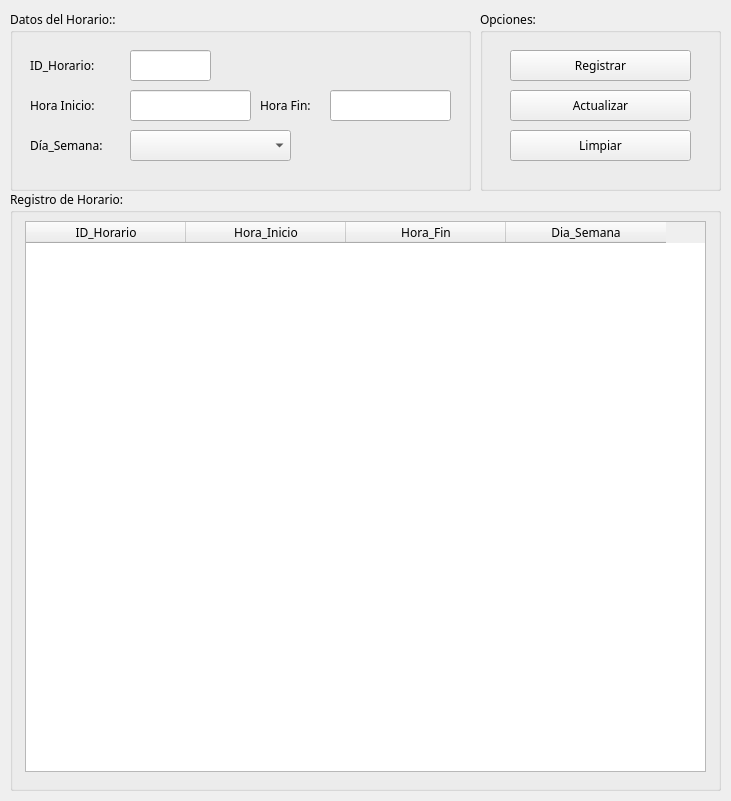
<?xml version="1.0" encoding="UTF-8"?>
<ui version="4.0">
 <class>MainWindow</class>
 <widget class="QMainWindow" name="MainWindow">
  <property name="geometry">
   <rect>
    <x>0</x>
    <y>0</y>
    <width>731</width>
    <height>801</height>
   </rect>
  </property>
  <property name="minimumSize">
   <size>
    <width>731</width>
    <height>801</height>
   </size>
  </property>
  <property name="maximumSize">
   <size>
    <width>731</width>
    <height>801</height>
   </size>
  </property>
  <property name="windowTitle">
   <string>Horario</string>
  </property>
  <widget class="QWidget" name="centralwidget">
   <widget class="QGroupBox" name="groupBox">
    <property name="geometry">
     <rect>
      <x>10</x>
      <y>10</y>
      <width>461</width>
      <height>181</height>
     </rect>
    </property>
    <property name="font">
     <font>
      <family>Bahnschrift SemiBold</family>
      <pointsize>9</pointsize>
     </font>
    </property>
    <property name="title">
     <string>Datos del Horario::</string>
    </property>
    <widget class="QLabel" name="label">
     <property name="geometry">
      <rect>
       <x>20</x>
       <y>40</y>
       <width>81</width>
       <height>31</height>
      </rect>
     </property>
     <property name="text">
      <string>ID_Horario:</string>
     </property>
    </widget>
    <widget class="QLineEdit" name="txtIdhorario">
     <property name="geometry">
      <rect>
       <x>120</x>
       <y>40</y>
       <width>81</width>
       <height>31</height>
      </rect>
     </property>
     <property name="font">
      <font>
       <family>Bahnschrift</family>
      </font>
     </property>
    </widget>
    <widget class="QLabel" name="label_2">
     <property name="geometry">
      <rect>
       <x>20</x>
       <y>80</y>
       <width>81</width>
       <height>31</height>
      </rect>
     </property>
     <property name="text">
      <string>Hora Inicio:</string>
     </property>
    </widget>
    <widget class="QLabel" name="label_3">
     <property name="geometry">
      <rect>
       <x>250</x>
       <y>80</y>
       <width>71</width>
       <height>31</height>
      </rect>
     </property>
     <property name="text">
      <string>Hora Fin:</string>
     </property>
    </widget>
    <widget class="QLabel" name="label_7">
     <property name="geometry">
      <rect>
       <x>20</x>
       <y>120</y>
       <width>91</width>
       <height>31</height>
      </rect>
     </property>
     <property name="text">
      <string>Día_Semana:</string>
     </property>
    </widget>
    <widget class="QComboBox" name="cboDiasemana">
     <property name="geometry">
      <rect>
       <x>120</x>
       <y>120</y>
       <width>161</width>
       <height>31</height>
      </rect>
     </property>
     <property name="font">
      <font>
       <family>Bahnschrift</family>
      </font>
     </property>
    </widget>
    <widget class="QLineEdit" name="txtHorainicio">
     <property name="geometry">
      <rect>
       <x>120</x>
       <y>80</y>
       <width>121</width>
       <height>31</height>
      </rect>
     </property>
     <property name="font">
      <font>
       <family>Bahnschrift</family>
      </font>
     </property>
    </widget>
    <widget class="QLineEdit" name="txtHorafin">
     <property name="geometry">
      <rect>
       <x>320</x>
       <y>80</y>
       <width>121</width>
       <height>31</height>
      </rect>
     </property>
     <property name="font">
      <font>
       <family>Bahnschrift</family>
      </font>
     </property>
    </widget>
   </widget>
   <widget class="QGroupBox" name="groupBox_2">
    <property name="geometry">
     <rect>
      <x>480</x>
      <y>10</y>
      <width>241</width>
      <height>181</height>
     </rect>
    </property>
    <property name="font">
     <font>
      <family>Bahnschrift SemiBold</family>
      <pointsize>9</pointsize>
     </font>
    </property>
    <property name="title">
     <string>Opciones:</string>
    </property>
    <widget class="QPushButton" name="btnRegistrar">
     <property name="geometry">
      <rect>
       <x>30</x>
       <y>40</y>
       <width>181</width>
       <height>31</height>
      </rect>
     </property>
     <property name="font">
      <font>
       <family>Bahnschrift</family>
      </font>
     </property>
     <property name="text">
      <string>Registrar</string>
     </property>
    </widget>
    <widget class="QPushButton" name="btnActualizar">
     <property name="geometry">
      <rect>
       <x>30</x>
       <y>80</y>
       <width>181</width>
       <height>31</height>
      </rect>
     </property>
     <property name="font">
      <font>
       <family>Bahnschrift</family>
      </font>
     </property>
     <property name="text">
      <string>Actualizar</string>
     </property>
    </widget>
    <widget class="QPushButton" name="btnLimpiar">
     <property name="geometry">
      <rect>
       <x>30</x>
       <y>120</y>
       <width>181</width>
       <height>31</height>
      </rect>
     </property>
     <property name="sizePolicy">
      <sizepolicy hsizetype="Expanding" vsizetype="Fixed">
       <horstretch>0</horstretch>
       <verstretch>0</verstretch>
      </sizepolicy>
     </property>
     <property name="font">
      <font>
       <family>Bahnschrift</family>
      </font>
     </property>
     <property name="text">
      <string>Limpiar</string>
     </property>
    </widget>
   </widget>
   <widget class="QGroupBox" name="groupBox_3">
    <property name="geometry">
     <rect>
      <x>10</x>
      <y>190</y>
      <width>711</width>
      <height>601</height>
     </rect>
    </property>
    <property name="font">
     <font>
      <family>Bahnschrift SemiBold</family>
      <pointsize>9</pointsize>
     </font>
    </property>
    <property name="title">
     <string>Registro de Horario:</string>
    </property>
    <widget class="QTableWidget" name="tblHorarios">
     <property name="geometry">
      <rect>
       <x>15</x>
       <y>31</y>
       <width>681</width>
       <height>551</height>
      </rect>
     </property>
     <property name="minimumSize">
      <size>
       <width>601</width>
       <height>551</height>
      </size>
     </property>
     <property name="maximumSize">
      <size>
       <width>700</width>
       <height>700</height>
      </size>
     </property>
     <property name="font">
      <font>
       <family>Bahnschrift</family>
      </font>
     </property>
     <attribute name="horizontalHeaderDefaultSectionSize">
      <number>160</number>
     </attribute>
     <column>
      <property name="text">
       <string>ID_Horario</string>
      </property>
      <property name="font">
       <font>
        <family>Bahnschrift</family>
        <pointsize>9</pointsize>
       </font>
      </property>
     </column>
     <column>
      <property name="text">
       <string>Hora_Inicio</string>
      </property>
      <property name="font">
       <font>
        <family>Bahnschrift</family>
        <pointsize>9</pointsize>
       </font>
      </property>
     </column>
     <column>
      <property name="text">
       <string>Hora_Fin</string>
      </property>
      <property name="font">
       <font>
        <family>Bahnschrift</family>
        <pointsize>9</pointsize>
       </font>
      </property>
     </column>
     <column>
      <property name="text">
       <string>Dia_Semana</string>
      </property>
      <property name="font">
       <font>
        <family>Bahnschrift</family>
        <pointsize>9</pointsize>
       </font>
      </property>
     </column>
    </widget>
   </widget>
  </widget>
 </widget>
 <resources/>
 <connections/>
</ui>
